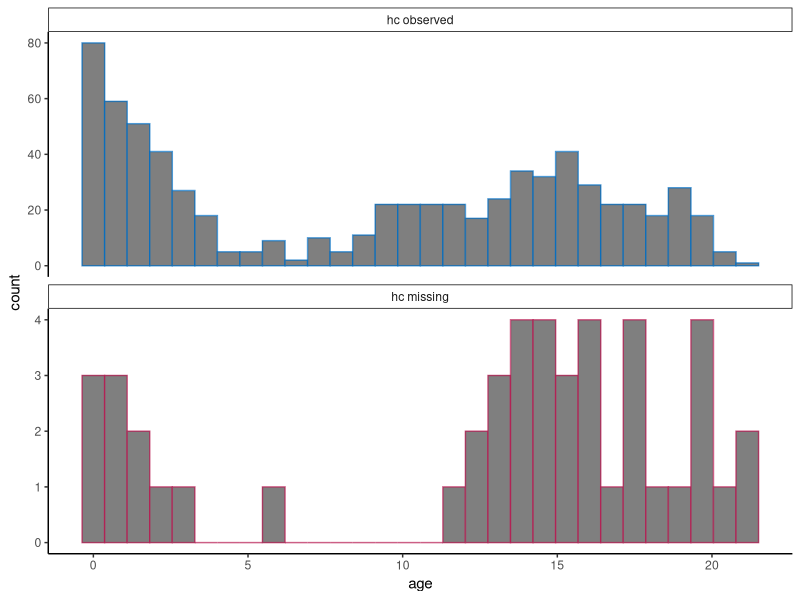
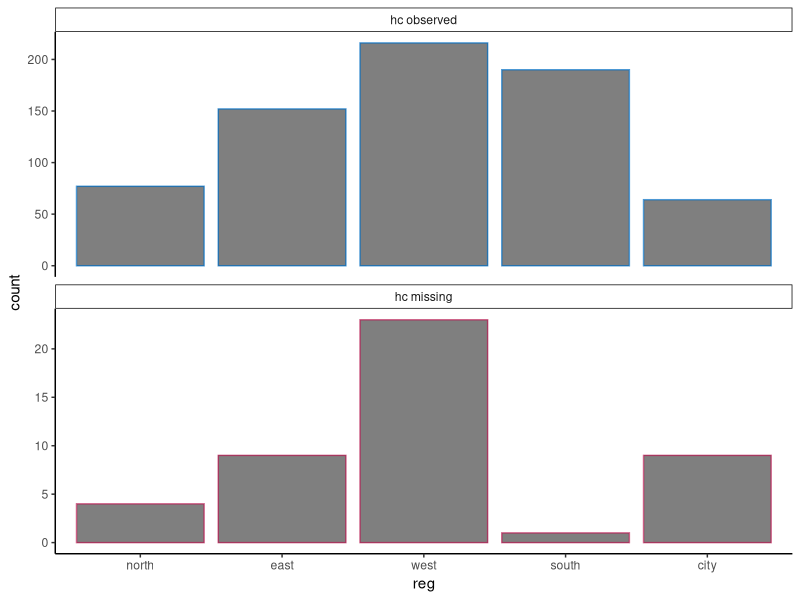
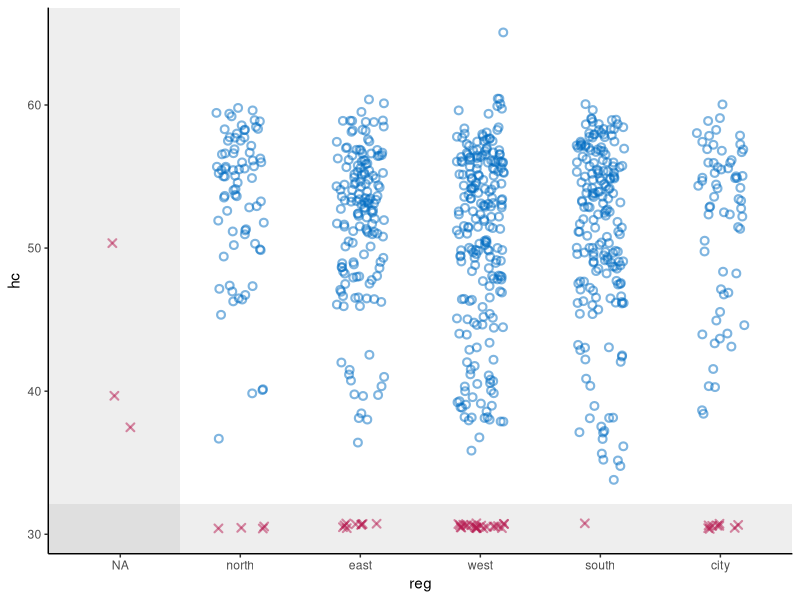
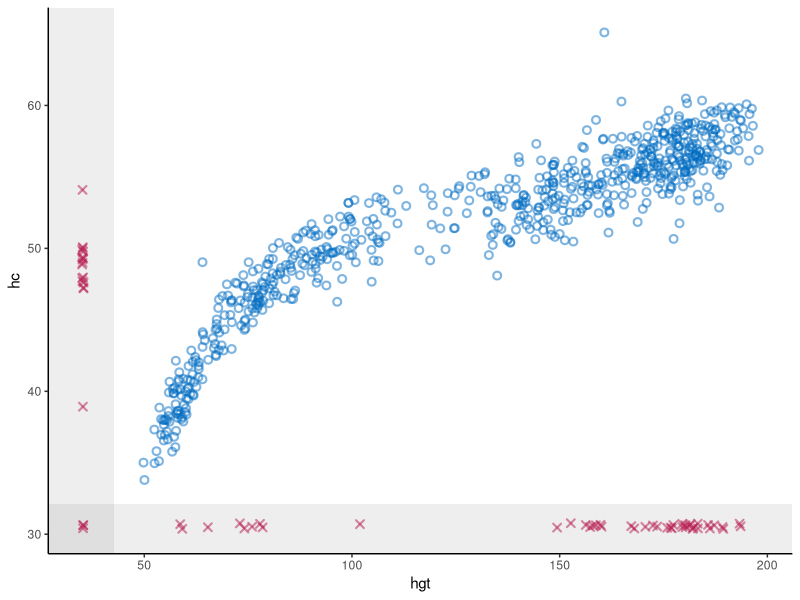
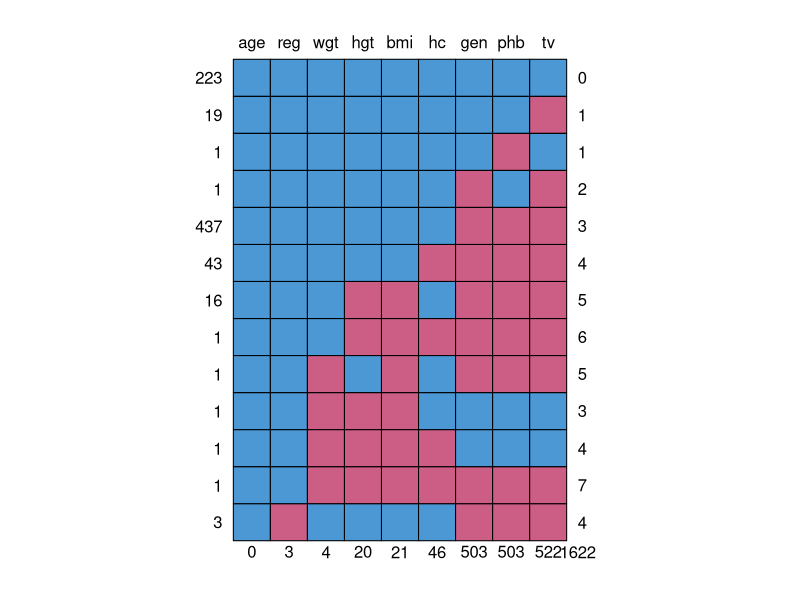
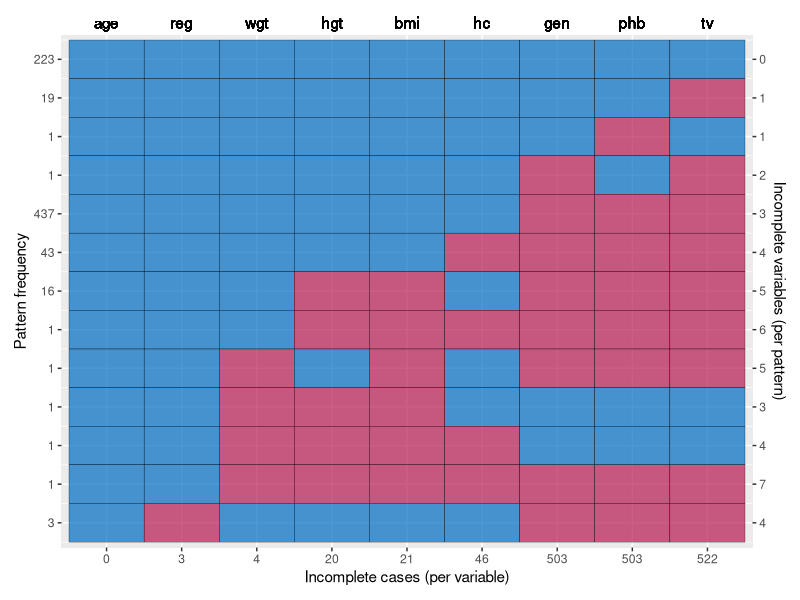
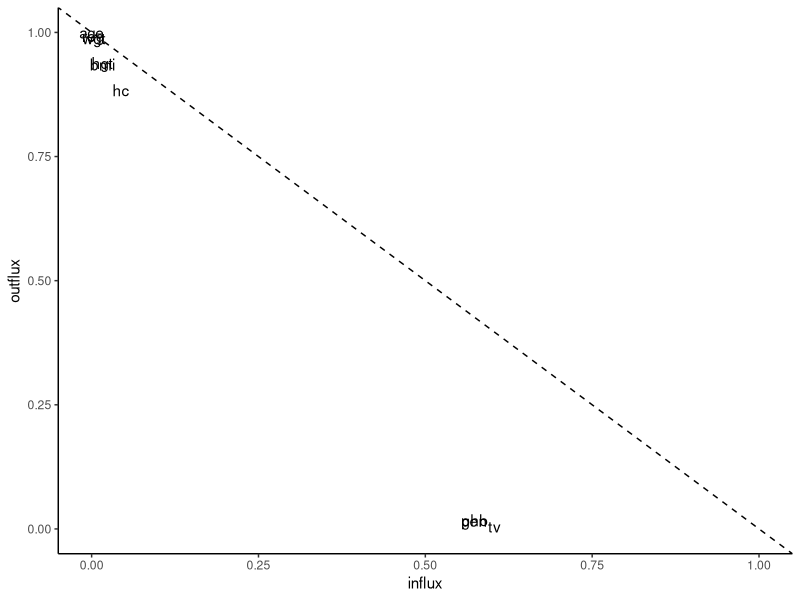

Reproduce these figures in R, in order. (Note: this script raises an error after producing the figures.)
## ---- chunk 1
knitr::opts_chunk$set(
  collapse = TRUE,
  comment = "#>",
  warning = FALSE, 
  message = FALSE,
  fig.width = 6, 
  fig.height = 6
)
## ---- chunk 2
# set-up environment
# library(shinymice)
library(tidyverse)
`%nin%` <- Negate(`%in%`)

# example dataset
dat <- mice::boys
# example mids object
imp <- mice::mice(dat, printFlag = FALSE)

# define mice theme
theme_mice <- function() {
  # move this outside of the function to unnecessary avoid re-running
  ggplot2::update_geom_defaults("point", list(
    shape = 21,
    size = 1.9,
    stroke = 1.1,
    alpha = 0.5
  ))
  ggplot2::update_geom_defaults("boxplot", list(
    size = 1
  ))
  ggplot2::update_geom_defaults("line", list(
    size = 1
  ))
  # the actual theme settings
  theme <- list(
    ggplot2::theme_classic(),
    ggplot2::theme(legend.position = "top"),
    ggplot2::scale_color_manual(
      values = c(
        "observed" = mice:::mdc(1),
        "missing" = mice:::mdc(2),
        "imputed" = mice:::mdc(2)
      )
    ),
    ggplot2::scale_fill_manual(
      values = c(
        "observed" = mice:::mdc(1),
        "missing" = mice:::mdc(2),
        "imputed" = mice:::mdc(2)
      )
    ),
    ggplot2::scale_size_manual(
      values = c("observed" = 1,
      "imputed" = 0.5)
),
    ggplot2::labs(color = NULL, fill = NULL, size = NULL)
  )
  return(theme)
}
## ---- chunk 3
# histogram/density plot dodged instead of faceted
# plot_conditional <- function(dat, x, z) {
#   if (is.numeric(dat[[x]])) {
#     geom <- ggplot2::geom_density(ggplot2::aes(x = .data[[x]], y = ..count.., color = conditional))
#   } else {
#     geom <-
#       ggplot2::geom_bar(
#         ggplot2::aes(x = .data[[x]], color = conditional),
#         position = ggplot2::position_dodge(),
#         fill = "white"
#       )
#   }
#   dat %>%
#     dplyr::mutate(conditional = factor(
#       is.na(.data[[z]]),
#       levels = c(TRUE, FALSE),
#       labels = c("missing", "observed")
#     )) %>%
#     ggplot2::remove_missing(., vars = x) %>%
#     ggplot2::ggplot() +
#     geom +
#     theme_mice() +
#     ggplot2::labs(color = paste(z)) +
#     theme(legend.position = "top")
# }

# histogram/density plot faceted instead of dodged
plot_conditional <- function(dat, x, z) {
  # define graphing elements to add to plot
  if (is.numeric(dat[[x]])) { # for continuous variables
    geom <-
      ggplot2::geom_histogram()
  } else { # for categorical variables
    geom <-
      ggplot2::geom_bar()
  }
  
  # preprocess the data
  dat[!is.na(dat[[x]]), ] %>%
    dplyr::mutate(conditional = factor(
      is.na(.data[[z]]),
      levels = c(FALSE, TRUE),
      labels = c("observed", "missing")
    )) %>%
    # plot
    ggplot2::ggplot(ggplot2::aes(
        x = .data[[x]],
        color = conditional,
        fill = "white"
      )) +
    geom +
    # split by conditional variable
    ggplot2::facet_wrap(
      ~ conditional,
      ncol = 1,
      scales = "free_y",
      labeller = ggplot2::labeller(conditional = c(
        paste(z, "observed"), paste(z, "missing")
      ) %>% setNames(c(
        "observed", "missing"
      )))
    ) +
    # style
    theme_mice() +
    theme(legend.position = "none",
          strip.background = element_rect(size = 0.5))
}

# test
plot_conditional(dat, x = "age", z = "hc")
plot_conditional(dat, x = "reg", z = "hc")
## ---- chunk 4
# scatterplot with NAs
plot_bivariate <- function(dat, x, y) {
  # define graphing elements to add to plot later
  # set NA value and scale for variable x
  if (is.numeric(dat[[x]])) {
    NA_x <-
      min(dat[[x]], na.rm = TRUE) - .1 * diff(range(dat[[x]], na.rm = TRUE))
    shade_x <-
      min(dat[[x]], na.rm = TRUE) - .05 * diff(range(dat[[x]], na.rm = TRUE))
    scale_x <- NULL
  } else {
    NA_x <- "NA"
    shade_x <- 1.5
    scale_x <-
      ggplot2::scale_x_discrete(limits = c("NA", levels(dat[[x]])))
  }
  
  # set NA value and scale for variable y
  if (is.numeric(dat[[y]])) {
    NA_y <-
      min(dat[[y]], na.rm = TRUE) - .1 * diff(range(dat[[y]], na.rm = TRUE))
    shade_y <-
      min(dat[[y]], na.rm = TRUE) - .05 * diff(range(dat[[y]], na.rm = TRUE))
    scale_y <- NULL
  } else {
    NA_y <- "NA"
    shade_y <- 1.5
    scale_y <-
      ggplot2::scale_y_discrete(limits = c("NA", levels(dat[[y]])))
  }
  
  # add geom for NAs in the x space
  if (any(is.na(dat[[x]]))) {
    geom_x <- ggplot2::geom_point(
      position = ggplot2::position_jitter(width = 0.2, height = 0.2),
      color = mice:::mdc(2),
      shape = 4,
      mapping = ggplot2::aes(x = NA_x, y = .data[[y]]),
      data = dat[is.na(dat[[x]]),]
    )
  } else {
    geom_x <- NULL
  }
  
  # add geom for NAs in the y space
  if (any(is.na(dat[[y]]))) {
    geom_y <- ggplot2::geom_point(
      position = ggplot2::position_jitter(width = 0.2, height = 0.2),
      color = mice:::mdc(2),
      shape = 4,
      mapping = ggplot2::aes(x = .data[[x]], y = NA_y),
      data = dat[is.na(dat[[y]]),]
    )
  } else{
    geom_y <- NULL
  }
  
  # add geom for NAs in the x-y space
  if (any(is.na(dat[[x]]) & is.na(dat[[y]]))) {
    geom_xy <- ggplot2::geom_point(
      position = ggplot2::position_jitter(width = 0.2, height = 0.2),
      color = mice:::mdc(2),
      shape = 4,
      mapping = ggplot2::aes(x = NA_x, y = NA_y),
      data = dat[is.na(dat[[x]]) & is.na(dat[[y]]),]
    )
  } else{
    geom_xy <- NULL
  }
  
  # plot
  p <- dat %>% ggplot2::ggplot() +
    # plot observed datapoints in x-y space
    ggplot2::geom_point(
      ggplot2::aes(x = .data[[x]], y = .data[[y]]),
      position = ggplot2::position_jitter(width = 0.2, height = 0.2),
      color = mice::mdc(1)
    ) +
    # add area for NAs in the x space
    ggplot2::annotate(
      "rect",
      xmin = -Inf,
      xmax = shade_x,
      ymin = -Inf,
      ymax = Inf,
      alpha = 0.1
    ) +
    # add area for NAs in the y space
    ggplot2::annotate(
      "rect",
      xmin = -Inf,
      xmax = Inf,
      ymin = -Inf,
      ymax = shade_y,
      alpha = 0.1
    ) +
    # add NAs 
    geom_x +
    geom_y +
    geom_xy +
    # style graph
    theme_mice() +
    scale_x +
    scale_y 
  
  # output
  return(p)
}

# test
plot_bivariate(dat, x = "reg", y = "hc")
plot_bivariate(dat, x = "hgt", y = "hc") 
## ---- chunk 5
# make ggplot version of md pattern plot
plot_md_pattern <- function(dat) {
  # get md pattern and store additional info
  pat <- mice::md.pattern(dat)
  vrb <- colnames(pat)[-ncol(pat)]
  colnames(pat) <- c(vrb, "n_vrb_inc")
  n_pat_obs <- as.numeric(rownames(pat))[-nrow(pat)]
  n_vrb_inc <- as.numeric(pat[, ncol(pat)])[-nrow(pat)]
  n_val_mis <- as.numeric(pat[nrow(pat), ])[-ncol(pat)]
  
  # make the pattern tidy
  long_pat <- pat[-nrow(pat), ] %>%
    cbind(., n_pat_obs, pat_nr = 1:nrow(.)) %>%
    as.data.frame() %>%
    tidyr::pivot_longer(cols = all_of(vrb),
                        names_to = "vrb",
                        values_to = "obs") %>%
    cbind(., n_val_mis) %>%
    dplyr::mutate(pat_nr = factor(pat_nr, levels = 1:max(pat_nr)))
  
  # plot the md pattern
  p <- long_pat %>%
    ggplot2::ggplot() +
    ggplot2::geom_tile(ggplot2::aes(
      x = vrb,
      y = as.numeric(pat_nr),
      fill = as.factor(obs),
      group = n_vrb_inc
    ),
    color = "black") +
    ggplot2::theme(legend.position = "none") +
    ggplot2::scale_fill_manual(values = c("1" = mice:::mdc(1), "0" = mice:::mdc(2))) +
    # ggplot2::scale_y_discrete(limits = rev(levels(long_pat$pat_nr)),
    #                           labels = rev(as.character(n_pat_obs))) +
    scale_y_reverse(
      breaks = 1:max(as.numeric(long_pat$pat_nr)), 
      labels = as.character(n_pat_obs),
      sec.axis = dup_axis(name = "Incomplete variables (per pattern)", labels = as.character(n_vrb_inc)),
      expand = c(0.01,0.01)) +
    ggplot2::scale_x_discrete(limits = vrb, position = "bottom", labels = as.character(n_val_mis)) + #, labels = as.character(n_val_mis)) +
    ggplot2::labs(
      x = "Incomplete cases (per variable)", 
      y = "Pattern frequency"
      ) + #, 
      #title = "Missing data pattern (patterns as rows, variables as columns)") +
    geom_text(aes(x = vrb, y = -Inf, label = vrb), data = long_pat, vjust = -0.5) +
    coord_cartesian(clip = "off") +
    theme(plot.margin = margin(25, 10, 10, 10, unit = "pt"))

  
  return(p)
}

# test
plot_md_pattern(dat)
## ---- chunk 6
# plot in- and outflux of incomplete data
plot_flux <- function(dat){
  flx <- mice::flux(dat)
  p <- flx %>% ggplot2::ggplot() +
    ggplot2::geom_text(
      ggplot2::aes(x = influx, y = outflux, label = rownames(flx))
    ) +
    geom_abline(intercept = 1, slope = -1, linetype = "dashed") +
    lims(x = c(0,1), y = c(0,1)) +
    theme_classic()
  return(p)
}
# test
plot_flux(dat)
## ---- chunk 7

# make chain means and variances tidy
preprocess_thetas <- function(imp) {
  d <- imp$chainMean %>%
    dplyr::na_if(., "NaN") %>%
    as.data.frame() %>%
    dplyr::mutate(var = row.names(.), theta = "Chain means") %>%
    rbind(
      .,
      imp$chainVar %>%
        sqrt() %>%
        as.data.frame(.) %>%
        dplyr::mutate(var = row.names(.), theta = "Chain standard deviations")
    ) %>%
    tidyr::pivot_longer(-c(var, theta)) %>%
    cbind(.it = as.integer(1:imp$iteration),
          .imp = as.factor(rep(1:imp$m, each = imp$iteration)))
  return(d)
}
# test
trace_dat <- preprocess_thetas(imp)

trace_one_variable <- function(d, x) {
  # plot one variable
  p <- d[d$var == x,] %>%
    ggplot2::ggplot() +
    ggplot2::geom_line(ggplot2::aes(x = .it, y = value, color = .imp)) +
    ggplot2::facet_wrap( ~ theta, scales = "free", ncol = 2) +
    ggplot2::theme_classic() +
    ggplot2::theme(
      strip.background = element_rect(colour = "white"),
      strip.text = element_text(face = "bold", size = 11),
      legend.position = "bottom"
    ) +
    ggplot2::labs(x = "Iteration",
                  y = paste0("Variable: '", x, "'"),
                  color = "Imputation")
  # show message to user when variable is completely observed
  if (all(is.na(p$data$value))) {
    p <-
      p + ggplot2::geom_text(ggplot2::aes(
        x = median(as.numeric(d$.imp)),
        y = 0,
        label = "No \n imputations \n to show"
      ),
      color = "grey")
  }
  return(p)
}
#test
trace_one_variable(trace_dat, x = "hgt")
trace_one_variable(trace_dat, x = "age")
## ---- chunk 8
# preprocess
prepare_plotting <- function(mids, x, y = NULL) {
  # preprocess incomplete data
  d <-
    mids$data %>%
    dplyr::mutate(.id = rownames(.)) %>%
    .[c(x, y, ".id")] %>%
    cbind(.imp = 0)
  
  # preprocess imputations
  imps <- mids$imp[[x]] %>%
    dplyr::mutate(.id = row.names(.)) %>%
    tidyr::pivot_longer(
      cols = 1:mids$m,
      names_to = ".imp",
      values_to = x,
      names_transform = list(.imp = as.numeric)
    ) 
  
  # combine incomplete and imputed data
    cd <- d %>%
      dplyr::bind_rows(., imps) %>%
      dplyr::mutate(imputed = ifelse(.imp > 0, 'imputed', 'observed'))
  
  # output
  return(cd)
}

# test 
x = "hc"
y = "reg"
plot_dat <- prepare_plotting(mids = imp, x = x, y = y)
# # with second variable
# plot_dat2 <- prepare_plotting(mids = imp, x = y, y = x)
# a <- dplyr::full_join(plot_dat, plot_dat2)
## ---- chunk 9
# stripplot
m = 5
geom_stripplot <- function(x, m, ...) {
  p <- list(
    ggplot2::geom_jitter(
      ggplot2::aes(
        x = as.factor(.data$.imp),
        y = .data[[x]],
        color = .data$imputed
      ),
      height = 0,
      width = 0.25, 
      ...
    ),
    ggplot2::scale_x_discrete(limits = as.character(0:m)),
    ggplot2::labs(
      x = "Imputation (0 = observed data)",
      y = paste0("Variable: '", x, "'"),
      color = "",
      fill = "",
      size = ""
    )
  )
  return(p)
}

# test
# plot_dat %>%
#   ggplot2::ggplot() +
#   geom_stripplot(x, m)
## ---- chunk 10

plot_dat %>%
  ggplot2::ggplot() +
  geom_stripplot(x, m) +
  theme_mice()
## ---- chunk 11
geom_bwplot <- function(x, m){
  list(
    ggplot2::geom_boxplot(
      ggplot2::aes(
        x = as.factor(.data$.imp),
        y = .data[[x]],
        color = .data$imputed
      ),
      width = 0.5
    ),
    ggplot2::scale_x_discrete(limits = as.character(0:m)),
    ggplot2::xlab(
      "Imputation (0 = observed data)")
    )
}

plot_dat %>% 
  ggplot2::ggplot() +
  geom_bwplot(x, m = imp$m) + 
  theme_mice()

# try to combine this with the stripplot??
plot_dat %>%
  ggplot2::ggplot() +
  geom_bwplot(x, m) + 
  geom_stripplot(x, m, alpha = 0.1) +
  theme_mice()

## ---- chunk 12
geom_densityplot <- function(x, m){
  list(ggplot2::geom_density(
    ggplot2::aes(
    x = .data[[x]],
    group = .data$.imp,
    color = .data$imputed,
    size = .data$imputed)),
    ggplot2::scale_size_manual(guide = "none", values = c(0.5, 1) %>% setNames(c("imputed", "observed")))
)}


plot_dat[!is.na(plot_dat[[x]]), ] %>%  
  ggplot2::ggplot() +
  geom_densityplot(x, m = imp$m) + 
  theme_mice()


## ---- chunk 13
# At some point, try to do this for histograms too? See https://github.com/amices/shinyMice/blob/Enhancements/R/gg.barplot.R

# geom_densityplot <- function(x, m){
#   list(ggplot2::geom_density(
#     ggplot2::aes(
#     x = .data[[x]],
#     group = .data$.imp,
#     color = .data$imputed,
#     size = .data$imputed)),
#     ggplot2::scale_size_manual(values = c(0.5, 1) %>% setNames(c("imputed", "observed")))
# )}
# 
# plot_dat %>% 
#   ggplot2::ggplot() +
#   geom_densityplot(x, m = imp$m) + 
#   theme_mice()
## ---- chunk 14
# better preprocessing function??
x = "hgt"
y = "hc"

# extract imputations
imps <- imp %>%
  mice::complete("long")

preprocess_imps <- function(imp, x, y = NULL) {
  if (is.null(y)) {
    y <- x
  }
  # combine observed and imputed data
  xy_obs <- imp$data %>%
    cbind(datapoint = "observed",
          .imp = 0,
          .id = 1:nrow(.),
          .) %>%
    .[!is.na(imp$data[[x]]) &
        !is.na(imp$data[[y]]), ]
  xy_imps <- imps %>% 
    cbind(datapoint = "imputed", .) %>% 
    .[imps$.id %nin% xy_obs$.id,]
  xy_dat <- rbind(xy_obs, xy_imps) %>% 
    dplyr::mutate(datapoint = factor(datapoint, levels = c("observed", "imputed")))
  return(xy_dat)
}


xy_dat <- imp %>% preprocess_imps(x = "hgt", y = "hc")
# two implementations, last one is more efficient
# xy_obs %>%
#   ggplot2::ggplot(ggplot2::aes(
#     x = .data[[x]],
#     y = .data[[y]],
#     group = .id,
#     color = datapoint
#   )) +
#   ggplot2::geom_point() +
#   ggplot2::geom_point(data = xy_imps)  +
#   theme_mice() +
#   labs(color = NULL)

xy_dat %>%
  ggplot2::ggplot() +
  ggplot2::geom_point(ggplot2::aes(
    x = .data[[x]],
    y = .data[[y]],
    group = .id,
    color = datapoint
  )) +
  theme_mice() +
  labs(color = NULL)

# geom_scatter <- ggplot2::geom_point(ggplot2::aes(
#     x = .data[[x]],
#     y = .data[[y]],
#     group = .id,
#     color = datapoint
#   ))

# maybe do something like this for the other imp plots??
x = "hc"
imp %>% preprocess_imps(x) %>% 
  ggplot2::ggplot() +
  theme_mice() +
  ggplot2::geom_boxplot(
      ggplot2::aes(
        x = as.factor(.data$.imp), #x = factor(.data$.imp, levels = c(0, 1:imp$m), ordered = TRUE), use icw   scale_x_discrete(drop=FALSE)
        y = .data[[x]],
        color = .data$datapoint
      ),
      width = 0.5
    ) +
  ggplot2::geom_jitter(
      ggplot2::aes(
        x = as.factor(.imp),
        y = .data[[x]],
        color = datapoint
      ),
      height = 0,
      width = 0.25,
      alpha = 0.1) +
  ggplot2::xlab("Imputation (0 = observed data)") 

# density plot
imp %>% preprocess_imps(x) %>%
  ggplot2::ggplot() +
  theme_mice() +
  ggplot2::geom_density(ggplot2::aes(
    x = .data[[x]],
    color = datapoint,
    size = datapoint,
    group = .imp
  )) 

# bar plot for categorical variables
imp %>% preprocess_imps(x) %>%
  ggplot2::ggplot() +
  theme_mice() +
  ggplot2::geom_histogram(ggplot2::aes(
    x = .data[[x]],
    color = datapoint,
    group = .imp
  ),
  fill = "white",
  position = "stack") +
  ggplot2::facet_wrap(~datapoint, scales = "free_y", ncol = 1) +
  ggplot2::theme(legend.position = "none")


x = "reg"
imp %>% preprocess_imps(x) %>%
  ggplot2::ggplot() +
  theme_mice() +
  ggplot2::geom_bar(
    ggplot2::aes(x = .data[[x]],
                 color = datapoint,
                 group = .imp),
    fill = "white",
    position = "stack"
  ) +
  ggplot2::facet_wrap(
    ~ datapoint,
    scales = "free_y",
    ncol = 1,
    labeller = ggplot2::labeller(datapoint = c(paste(x, "observed"), paste(x, "imputed")) %>% 
                                   setNames(c("observed", "imputed"))
                                 )
  ) +
  ggplot2::theme(legend.position = "none")

## ---- chunk 15
# plot the predictor matrix for the imputation model, make interactive later!
plot_pred_matrix <- function(dat) {
  # parse input
  if (mice::is.mids(dat)) {
    imp <- dat
  } else {
    imp <- mice::mice(dat, maxit = 0)
  }
  # get the predictor matrix and add the rownames as variable
  pred <- imp$predictorMatrix %>%
    as.data.frame() %>%
    cbind(vrb_to_imp = rownames(.), .)
  # make the data tidy to plot
  long_pred <-
    pivot_longer(
      pred,
      cols = names(pred)[-1],
      names_to = "vrb_as_pred",
      names_transform = list(vrb_as_pred = as.factor)
    )
  # plot the predictor matrix
  p <- long_pred %>%
    ggplot2::ggplot() +
    ggplot2::geom_tile(ggplot2::aes(
      x = vrb_as_pred,
      y = vrb_to_imp,
      fill = as.factor(value)
    ),
    color = "black") +
    ggplot2::theme(legend.position = "none") +
    ggplot2::scale_y_discrete(limits = rev(names(imp$data))) +
    ggplot2::scale_x_discrete(limits = names(imp$data), position = "top") +
    ggplot2::scale_fill_manual(values = c("1" = mice:::mdc(1), "0" = mice:::mdc(2))) +
    ggplot2::labs(x = "Predictor", y = "Variable to impute", title = "Predictor matrix")
  
  return(p)
}

# test
plot_pred_matrix(imp)
new_pred <- imp$predictorMatrix
new_pred["bmi", c("hgt", "wgt")] <- 0
imp2 <- mice::mice(dat, predictorMatrix = new_pred, maxit = 0)
plot_pred_matrix(imp2)
